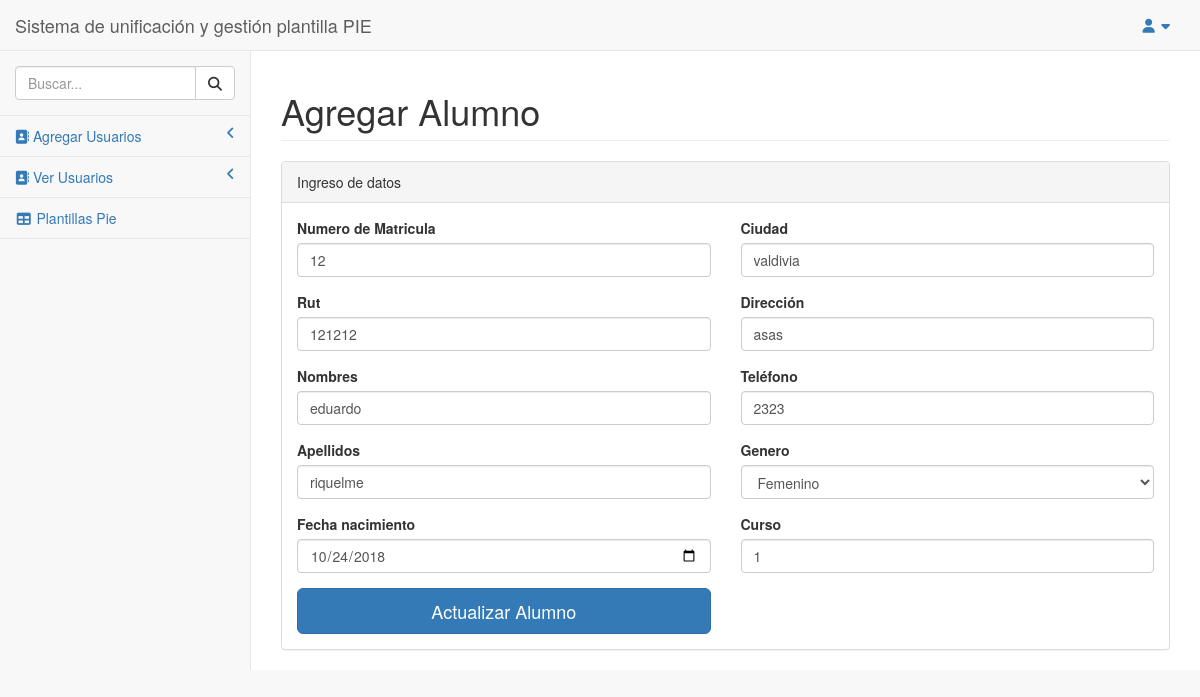
Page /pages/editar_alumno.php?id=7 on the committed database.
### tables this page shows
CREATE TABLE `alumnos` (
  `id` int(10) NOT NULL,
  `nombres` varchar(128) NOT NULL,
  `apellidos` varchar(128) NOT NULL,
  `rut` varchar(10) NOT NULL,
  `ciudad` varchar(128) NOT NULL,
  `direccion` varchar(128) NOT NULL,
  `fecha_nacimiento` date NOT NULL,
  `telefono` int(11) NOT NULL,
  `sexo` enum('MASCULINO','FEMENINO') NOT NULL,
  `num_matricula` int(11) NOT NULL,
  `curso` varchar(128) NOT NULL,
  `created_at` timestamp NULL DEFAULT NULL,
  `updated_at` timestamp NULL DEFAULT NULL
);

### pages/editar_alumno.php (the view, shortened to what this page needs)
<?php
include ("../configs/conexion_db.php");
include ('includes/interfaz.php');
if(isset($_GET['id'])):
    $id = mysqli_escape_string($enlace, $_GET['id']);
    $sql = "SELECT * FROM alumnos WHERE id = '$id'";
    $resultado = mysqli_query($enlace, $sql);
    $dado = mysqli_fetch_array($resultado);
endif;
?>
<div id="page-wrapper" >
    <div class="row">
        <div class="col-lg-12">
            <h1 class="page-header">Agregar Alumno</h1>
        </div>
    </div>
    <div class="row">
        <div class="col-lg-12">
            <div class="panel panel-default">
                <div class="panel-heading">
                    Ingreso de datos
                </div>
                <div class="panel-body">
                    <div class="row">
                        <form role="form" method="POST" action="../modulos/editar_alumno.php">
                            <div class="col-lg-6">
                                <div class="form-group">
                                    <label for="">Numero de Matricula</label>
                                    <input name="matricula" id="matricula" type="number" class="form-control" value="<?php echo $dado['num_matricula'] ?>">
                                </div>
                                <div class="form-group">
                                    <label for="">Rut</label>
                                    <input name="rut" type="text" class="form-control" value="<?php echo $dado['rut'] ?>">
                                </div>
                                <div class="form-group">
                                    <label for="">Nombres</label>
                                    <input name="nombres" type="text" class="form-control" value="<?php echo $dado['nombres'] ?>">
                                </div>
                                <div class="form-group">
                                    <label for="">Apellidos</label>
                                    <input name="apellidos" type="text" class="form-control" value="<?php echo $dado['apellidos'] ?>">
                                </div>
                                <div class="form-group">
                                    <label for="">Fecha nacimiento</label>
                                    <input name="nacimiento" type="date" class="form-control" value="<?php echo $dado['fecha_nacimiento'] ?>">
                                </div>
                            </div>
                            <div class="col-lg-6">
                                <div class="form-group">
                                    <label for="">Ciudad</label>
                                    <input name="ciudad" type="text" class="form-control" value="<?php echo $dado['ciudad'] ?>">
                                </div>
                                <div class="form-group">
                                    <label for="">Dirección</label>
                                    <input name="direccion" type="text" class="form-control" value="<?php echo $dado['direccion'] ?>">
                                </div>
                                <div class="form-group">
                                    <label for="">Teléfono</label>
                                    <input name="telefono" type="text" class="form-control" value="<?php echo $dado['telefono'] ?>">
                                </div>
                                <div class="form-group">
                                    <label>Genero</label>
                                    <select id="select-sexo"  name="sexo" class="form-control">
                                        <option value="2">Femenino</option>
                                    </select>
                                </div>
                                <div class="form-group">
                                    <label>Curso</label>
                                    <input name="curso" type="text" class="form-control" value="<?php echo $dado['curso'] ?>">
                                </div>
                            </div>
                        </div>
                        <div class="row">
                            <div class="col-lg-6"><button class="btn btn-primary btn-lg btn-block " name="btn-editar" type ="submit" >Actualizar Alumno</button></div>
                            <div class="col-lg-6"></div>
                        </div>
                </div>
            </div>
        </div>
    </div>
</div>
<?php include('includes/cierre-interfaz.php'); ?>

### rows in the picture
alumnos: matricula "12", rut "121212", nombres "eduardo", apellidos "riquelme", nacimiento "10/24/2018", ciudad "valdivia", direccion "asas", telefono "2323", curso "1"
